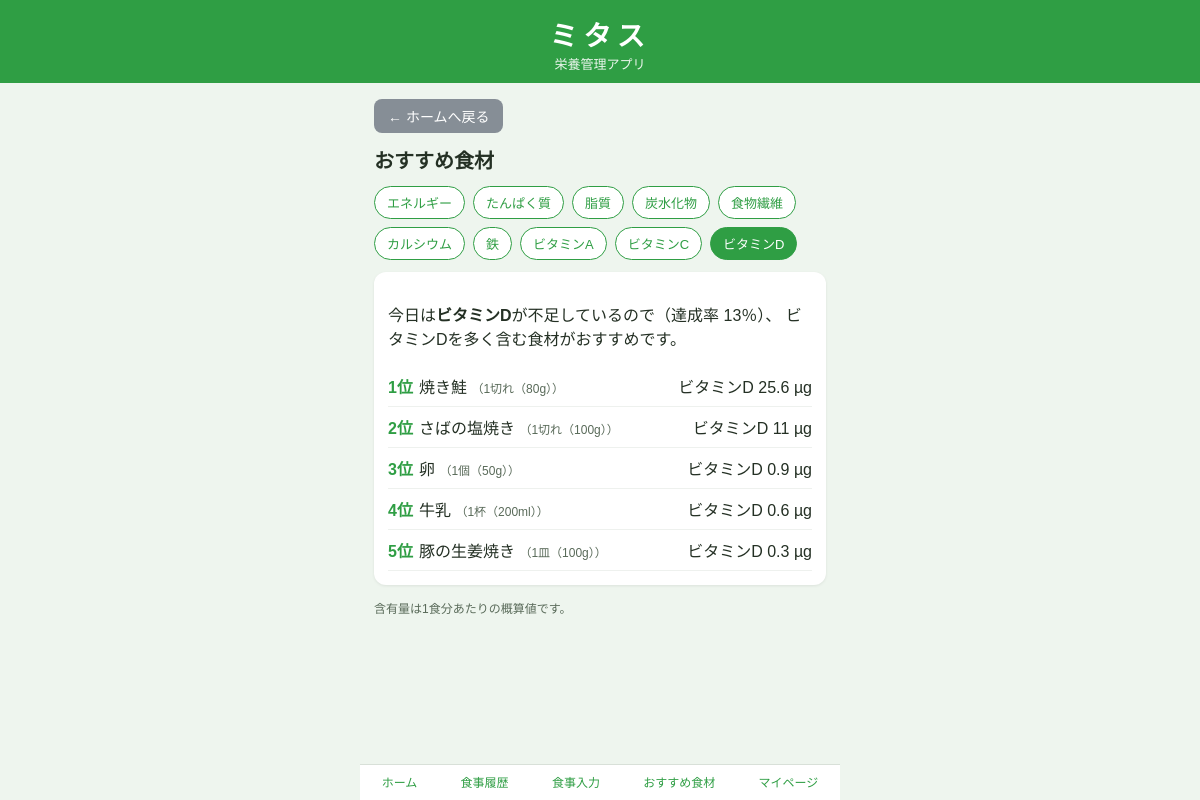
/recommend.php, run on the app's committed database.
### tables this page shows
CREATE TABLE IF NOT EXISTS 11profile (
  id INT PRIMARY KEY,
  age_group VARCHAR(10),
  allergy VARCHAR(100),
  activity VARCHAR(10),
  height DECIMAL(5,1),
  weight DECIMAL(5,1)
);

CREATE TABLE IF NOT EXISTS 11foods (
  id INT AUTO_INCREMENT PRIMARY KEY,
  name VARCHAR(50) NOT NULL,
  unit VARCHAR(20),
  energy DECIMAL(7,1),
  protein DECIMAL(6,1),
  fat DECIMAL(6,1),
  carbs DECIMAL(6,1),
  fiber DECIMAL(6,1),
  calcium DECIMAL(7,1),
  iron DECIMAL(6,1),
  vit_a DECIMAL(8,1),
  vit_c DECIMAL(6,1),
  vit_d DECIMAL(6,1)
);

### db.php (called while the page is built, shortened)
<?php
$DB_HOST = 'localhost';
$DB_NAME = 'db2026';
$DB_USER = 'ここに自分のユーザー名';
$DB_PASS = 'ここに自分のパスワード';
function db() {
    global $DB_HOST, $DB_NAME, $DB_USER, $DB_PASS;
    static $pdo = null;
    if ($pdo === null) {
        $dsn = "mysql:host={$DB_HOST};dbname={$DB_NAME};charset=utf8mb4";
        $pdo = new PDO($dsn, $DB_USER, $DB_PASS, array(
            PDO::ATTR_ERRMODE => PDO::ERRMODE_EXCEPTION,
            PDO::ATTR_DEFAULT_FETCH_MODE => PDO::FETCH_ASSOC,
        ));
    }
    return $pdo;
}
function h($s) {
    return htmlspecialchars((string)$s, ENT_QUOTES, 'UTF-8');
}
function fmtNum($v) {
    $s = number_format((float)$v, 1);
    if (substr($s, -2) === '.0') {
        $s = substr($s, 0, -2);
    }
    return $s;
}
$NUTRIENTS = array(
    'energy'  => array('エネルギー', 'kcal'),
    'protein' => array('たんぱく質', 'g'),
    'fat'     => array('脂質', 'g'),
    'carbs'   => array('炭水化物', 'g'),
    'fiber'   => array('食物繊維', 'g'),
    'calcium' => array('カルシウム', 'mg'),
    'iron'    => array('鉄', 'mg'),
    'vit_a'   => array('ビタミンA', 'µg'),
    'vit_c'   => array('ビタミンC', 'mg'),
    'vit_d'   => array('ビタミンD', 'µg'),
);
function targets($activity) {
    $t = array(
        'energy' => 2200, 'protein' => 65, 'fat' => 60, 'carbs' => 320,
        'fiber' => 21, 'calcium' => 750, 'iron' => 7.5,
        'vit_a' => 850, 'vit_c' => 100, 'vit_d' => 8.5,
    );
    return $t;
}
function getProfile() {
    $row = db()->query("SELECT * FROM 11profile WHERE id = 1")->fetch();
    return $row;
}
function dayTotals($date) {
    global $NUTRIENTS;
    $cols = array();
    foreach (array_keys($NUTRIENTS) as $k) {
        $cols[] = "SUM(mi.{$k} * mi.quantity) AS {$k}";
    }
    $sql = "SELECT " . implode(', ', $cols)
         . " FROM 11meals m JOIN 11meal_items mi ON mi.meal_id = m.id"
         . " WHERE m.meal_date = ?";
    $stmt = db()->prepare($sql);
    $stmt->execute(array($date));
    $row = $stmt->fetch();
    $totals = array();
    foreach (array_keys($NUTRIENTS) as $k) {
        $totals[$k] = ($row && $row[$k] !== null) ? (float)$row[$k] : 0.0;
    }
    return $totals;
}
function achievementRates($totals, $tg) {
    $rates = array();
    foreach ($tg as $k => $target) {
        $rates[$k] = ($target > 0) ? (int)round($totals[$k] / $target * 100) : 0;
    }
    return $rates;
}

### recommend.php (the view, shortened to what this page needs)
<?php
require __DIR__ . '/db.php';
$today = date('Y-m-d');
$profile = getProfile();
$tg = targets($profile['activity']);
$totals = dayTotals($today);
$rates = achievementRates($totals, $tg);
$auto = true;
$key = isset($_GET['n']) ? $_GET['n'] : '';
if ($key !== '' && array_key_exists($key, $NUTRIENTS)) {
    $auto = false;
} else {
    $key = null;
    foreach ($rates as $k => $r) {
        if ($key === null || $r < $rates[$key]) { $key = $k; }
    }
}
$stmt = db()->query(
    "SELECT * FROM 11foods WHERE {$key} > 0 ORDER BY {$key} DESC LIMIT 5"
);
$foods = $stmt->fetchAll();
require __DIR__ . '/header.php';
?>
<h1>おすすめ食材</h1>
<div class="chips">
  <?php foreach ($NUTRIENTS as $k => $nut): ?>
  <a class="chip <?= $k === $key ? 'on' : '' ?>" href="recommend.php?n=<?= h($k) ?>"><?= h($nut[0]) ?></a>
  <?php endforeach; ?>
</div>
<div class="card">
  <?php if ($auto && $rates[$key] < 100): ?>
  <p>今日は<strong><?= h($NUTRIENTS[$key][0]) ?></strong>が不足しているので（達成率 <?= $rates[$key] ?>％）、
  <?= h($NUTRIENTS[$key][0]) ?>を多く含む食材がおすすめです。</p>
  <?php elseif ($auto): ?>
  <p>今日はすべての栄養素が目標に達しています。参考に、
  <strong><?= h($NUTRIENTS[$key][0]) ?></strong>を多く含む食材です。</p>
  <?php else: ?>
  <p><strong><?= h($NUTRIENTS[$key][0]) ?></strong>を多く含む食材です
  （今日の達成率 <?= $rates[$key] ?>％）。</p>
  <?php endif; ?>
  <?php foreach ($foods as $i => $f): ?>
  <div class="item-row">
    <span class="nm"><span class="rank"><?= $i + 1 ?>位</span><?= h($f['name']) ?>
      <span class="small">（<?= h($f['unit']) ?>）</span></span>
    <span><?= h($NUTRIENTS[$key][0]) ?> <?= fmtNum($f[$key]) ?> <?= h($NUTRIENTS[$key][1]) ?></span>
  </div>
  <?php endforeach; ?>
</div>
<p class="small">含有量は1食分あたりの概算値です。</p>
<?php require __DIR__ . '/footer.php'; ?>

### style.css (style rules this page uses)
* { box-sizing: border-box; }
body { margin: 0; font-family: "Hiragino Kaku Gothic ProN", "Yu Gothic", sans-serif; background: #eef5ee; color: #243024; }
h1 { font-size: 20px; margin: 4px 0 12px; }
.card { background: #fff; border-radius: 12px; padding: 14px; margin-bottom: 14px; box-shadow: 0 1px 3px rgba(0,0,0,0.08); }
.item-row { display: flex; align-items: center; gap: 8px; border-bottom: 1px solid #eef1ee; padding: 8px 0; }
.item-row .nm { flex: 1; }
.chips { display: flex; flex-wrap: wrap; gap: 8px; margin-bottom: 12px; }
.chip { border: 1px solid #2f9e44; color: #2f9e44; background: #fff; border-radius: 999px; padding: 6px 12px; font-size: 13px; text-decoration: none; }
.chip.on { background: #2f9e44; color: #fff; }
.rank { font-weight: bold; color: #2f9e44; margin-right: 6px; }
.small { font-size: 12px; color: #5a6b5a; }

### data on the page
11profile: activity "13"
11foods: name "焼き鮭", unit "1切れ（80g）", vit_d "25.6"
11foods: name "さばの塩焼き", unit "1切れ（100g）", vit_d "11"
11foods: name "卵", unit "1個（50g）", vit_d "0.9"
11foods: name "牛乳", unit "1杯（200ml）", vit_d "0.6"
11foods: name "豚の生姜焼き", unit "1皿（100g）", vit_d "0.3"

### other printed values
$nut[0] "エネルギー"
$nut[0] "たんぱく質"
$nut[0] "脂質"
$nut[0] "炭水化物"
$nut[0] "食物繊維"
$nut[0] "カルシウム"
$nut[0] "鉄"
$nut[0] "ビタミンA"
$nut[0] "ビタミンC"
$nut[0] "ビタミンD"
$NUTRIENTS[$key][0] "ビタミンD"
